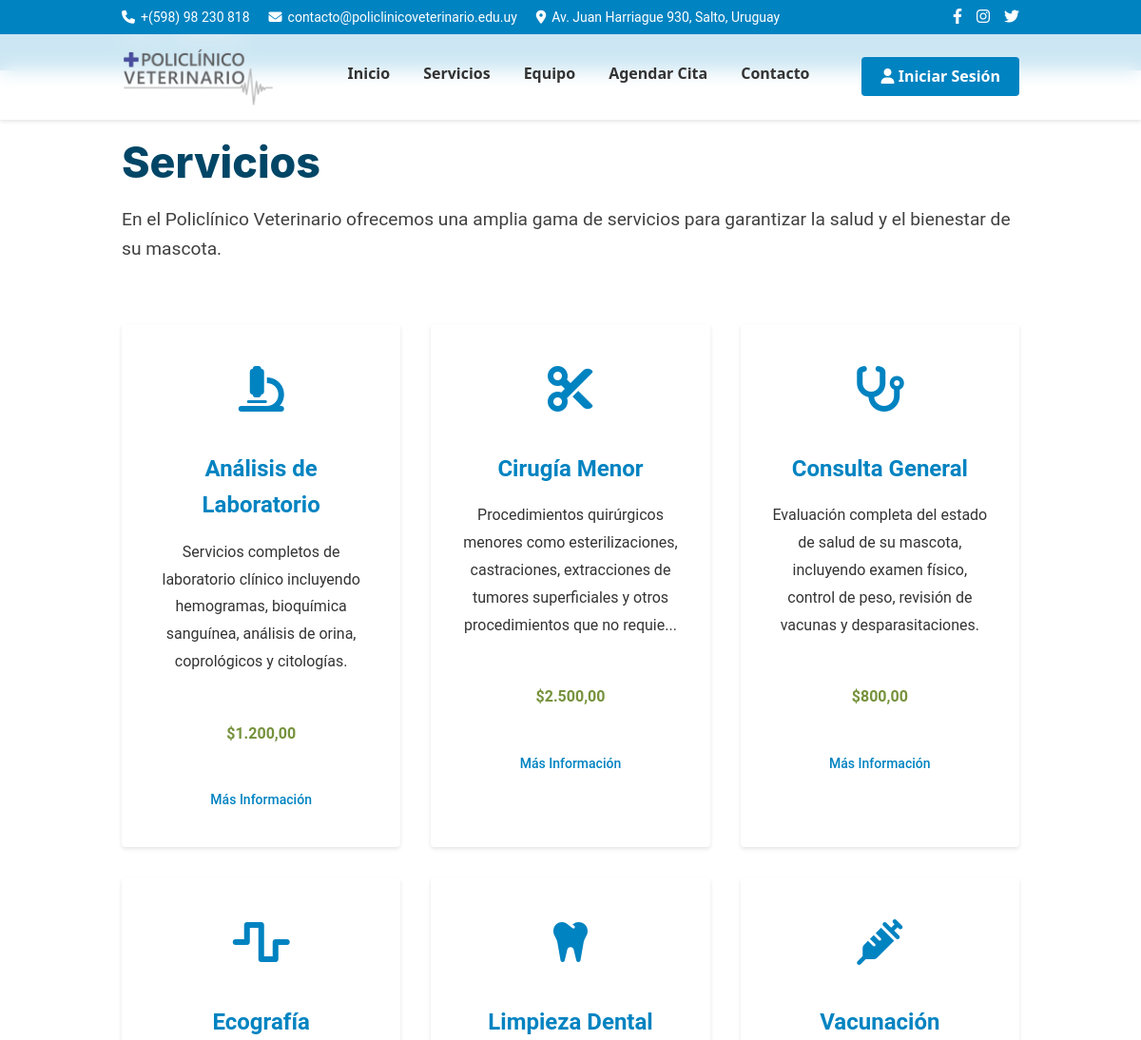
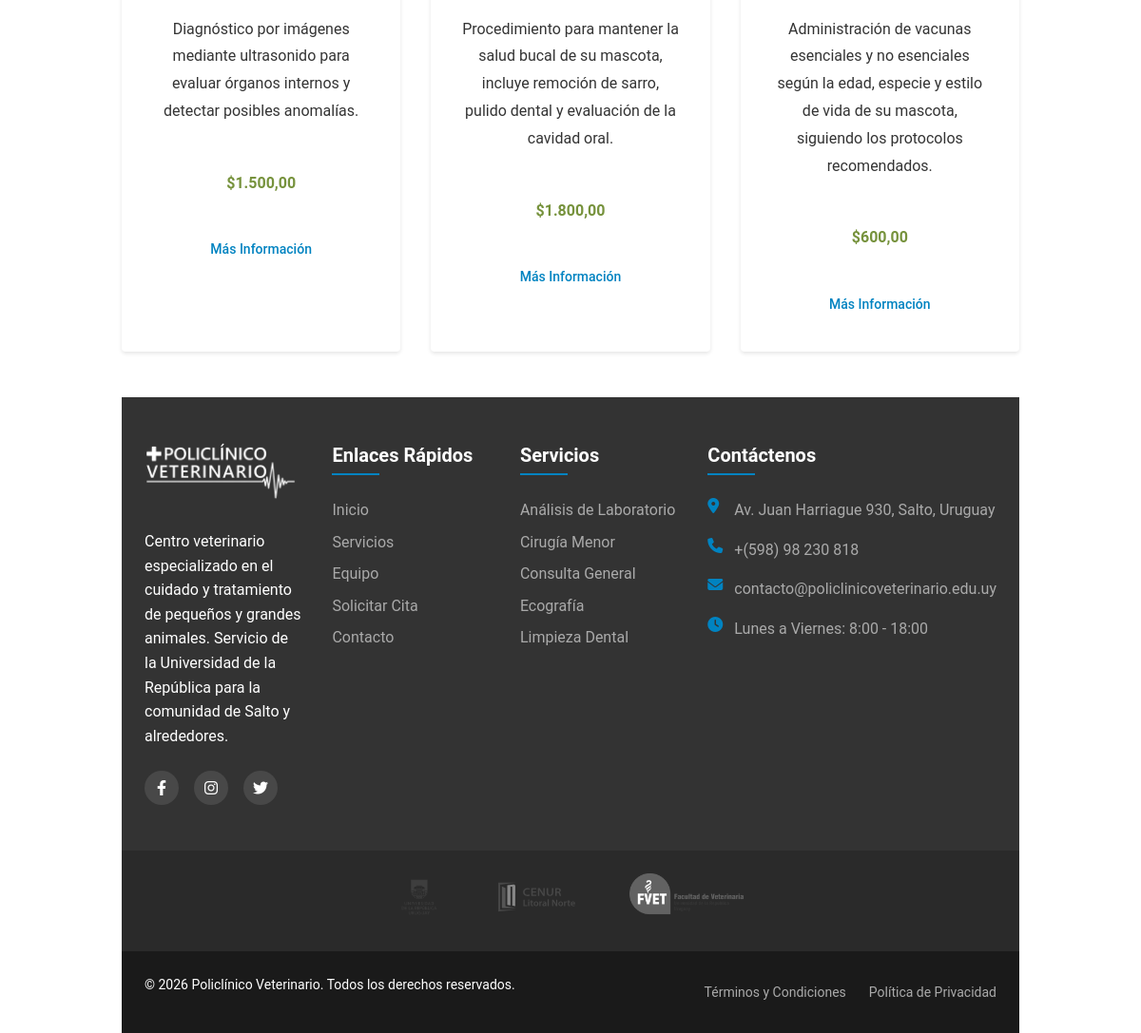
Page /servicios.php on the committed database (2 pictures, top to bottom).
### tables this page shows
CREATE TABLE `servicios` (
  `id` int(11) NOT NULL AUTO_INCREMENT,
  `nombre` varchar(100) NOT NULL,
  `descripcion` text DEFAULT NULL,
  `precio` decimal(10,2) DEFAULT NULL,
  `duracion` int(11) DEFAULT NULL COMMENT 'Duración en minutos',
  `icono` varchar(50) DEFAULT 'fa-stethoscope',
  `imagen` varchar(255) DEFAULT NULL,
  `activo` tinyint(1) NOT NULL DEFAULT 1,
  `fecha_creacion` datetime NOT NULL DEFAULT current_timestamp(),
  `fecha_actualizacion` datetime DEFAULT NULL ON UPDATE current_timestamp(),
  PRIMARY KEY (`id`)
);

### includes/functions.php (called while the page is built, shortened)
<?php
function truncarTexto($texto, $longitud = 100, $sufijo = '...') {
    if (strlen($texto) <= $longitud) {
        return $texto;
    }
    return substr($texto, 0, $longitud - strlen($sufijo)) . $sufijo;
}
function formatearPrecio($precio, $con_simbolo = true) {
    $precio_formateado = number_format($precio, 2, ',', '.');
    if ($con_simbolo) {
        return '$' . $precio_formateado;
    } else {
        return $precio_formateado;
    }
}
function obtenerServicios($conn) {
    try {
        $sql = "SELECT * FROM servicios WHERE activo = 1 ORDER BY nombre";
        $resultado = $conn->query($sql);
        $servicios = [];
        if ($resultado->num_rows > 0) {
            while ($servicio = $resultado->fetch_assoc()) {
                $servicios[] = $servicio;
            }
        }
        return $servicios;
    } catch (Exception $e) {
        registrarError("Error al obtener servicios: " . $e->getMessage());
        return [];
    }
}

### includes/config.php (called while the page is built, shortened)
<?php
$config = [
    'site_name' => 'Policlínico Veterinario',
    'site_description' => 'Centro de atención veterinaria de la Universidad de la República',
    'site_email' => 'contacto@policlinicoveterinario.edu.uy',
    'site_phone' => '+(598) 98 230 818',
    'site_address' => 'Av. Juan Harriague 930, Salto, Uruguay',
     'site_url' => 'http://localhost/policlinico',
    'social_facebook' => 'https://www.facebook.com/policlinicoveterinario',
    'social_instagram' => 'https://www.instagram.com/policlinicoveterinario',
    'social_twitter' => 'https://twitter.com/policlinicoveterinario',
    'db_host' => 'localhost',
    'db_name' => 'policlinico_veterinario',
    'db_user' => 'root',
    'db_pass' => '',
    'db_charset' => 'utf8mb4',
    'mail_host' => 'marbarbozapintos@gmail.com',
    'mail_port' => 587,
    'mail_username' => 'marbarbozapintos',
    'mail_password' => 'password',
    'mail_encryption' => 'tls',
    'mail_from_name' => 'Policlínico Veterinario',
    'items_per_page' => 10,
    'max_file_size' => 5 * 1024 * 1024,
    'allowed_extensions' => ['jpg', 'jpeg', 'png', 'pdf', 'doc', 'docx'],
    'horario_inicio' => 8,
    'horario_fin' => 18,
    'duracion_cita' => 30,
    'dias_laborables' => [1, 2, 3, 4, 5],
    'debug_mode' => true,
];
function config($key, $default = null) {
    global $config;
    return $config[$key] ?? $default;
}

### servicios.php (the view, shortened to what this page needs)
<?php
include 'includes/config.php';
include 'includes/functions.php';
$conn = conectarDB();
$servicio_detalle = null;
$servicios = obtenerServicios($conn);
?>
<!DOCTYPE html>
<html lang="es">
<head>
    <link rel="stylesheet" href="https://cdnjs.cloudflare.com/ajax/libs/font-awesome/6.4.0/css/all.min.css">
    <link rel="stylesheet" href="css/normalize.css">
    <link rel="stylesheet" href="css/styles.css">
</head>
<body>
    <?php include 'includes/header.php'; ?>
    <div class="breadcrumb">
        <div class="container">
            <ul>
                <li><a href="index.php">Inicio</a></li>
                <?php if ($servicio_detalle): ?>
                    <li><a href="servicios.php">Servicios</a></li>
                    <li><?php echo $servicio_detalle['nombre']; ?></li>
                <?php else: ?>
                    <li>Servicios</li>
                <?php endif; ?>
            </ul>
        </div>
    </div>
    <div class="container">
        <?php if ($servicio_detalle): ?>
            <section class="service-detail-section section-padding">
                <div class="service-detail">
                    <div class="service-image">
                        <?php
                        $imagen_src = 'assets/images/servicios/default.jpg';
                        switch (strtolower($servicio_detalle['nombre'])) {
                            case 'consulta general':
                                $imagen_src = 'assets/images/servicios/consulta.jpg';
                                break;
                            case 'vacunación':
                                $imagen_src = 'assets/images/servicios/vacunacion.jpg';
                                break;
                            case 'cirugía menor':
                                $imagen_src = 'assets/images/servicios/cirugia.jpg';
                                break;
                            case 'análisis de laboratorio':
                                $imagen_src = 'assets/images/servicios/laboratorio.jpg';
                                break;
                            case 'limpieza dental':
                                $imagen_src = 'assets/images/servicios/dental.jpg';
                                break;
                        }
                        ?>
                        <img src="<?php echo $imagen_src; ?>" alt="<?php echo $servicio_detalle['nombre']; ?>">
                    </div>
                    <div class="service-info">
                        <h1><?php echo $servicio_detalle['nombre']; ?></h1>
                        <div class="service-meta">
                            <?php if ($servicio_detalle['duracion']): ?>
                                <div class="service-meta-item">
                                    <i class="fas fa-clock"></i>
                                    <span>Duración aproximada: <?php echo $servicio_detalle['duracion']; ?> minutos</span>
                                </div>
                            <?php endif; ?>
                            <div class="service-meta-item">
                                <i class="fas fa-tag"></i>
                                <span>Servicio Veterinario</span>
                            </div>
                        </div>
                        <div class="service-description">
                            <?php echo nl2br($servicio_detalle['descripcion']); ?>
                        </div>
                        <?php if (!is_null($servicio_detalle['precio'])): ?>
                            <div class="service-price-detail">
                                <?php echo formatearPrecio($servicio_detalle['precio']); ?>
                            </div>
                        <?php endif; ?>
                        <div class="service-actions">
                            <a href="citas.php?servicio_id=<?php echo $servicio_detalle['id']; ?>" class="btn btn-primary">Solicitar Cita</a>
                            <a href="contacto.php" class="btn btn-outline">Consultar</a>
                        </div>
                    </div>
                </div>
                <div class="other-services">
                    <h2>Otros Servicios</h2>
                    <div class="services-grid">
                        <?php
                        $count = 0;
                        foreach ($servicios as $servicio):
                            if ($servicio['id'] != $servicio_detalle['id'] && $count < 3):
                                $count++;
                        ?>
                            <div class="service-card">
                                <div class="service-icon">
                                    <i class="fas <?php echo $servicio['icono']; ?>"></i>
                                </div>
                                <h3><?php echo $servicio['nombre']; ?></h3>
                                <p><?php echo truncarTexto($servicio['descripcion'], 120); ?></p>
                                <?php if (!is_null($servicio['precio'])): ?>
                                    <div class="service-price">
                                        <?php echo formatearPrecio($servicio['precio']); ?>
                                    </div>
                                <?php endif; ?>
                                <a href="servicios.php?id=<?php echo $servicio['id']; ?>" class="btn btn-sm">Más Información</a>
                            </div>
                        <?php
                            endif;
                        endforeach;
                        ?>
                    </div>
                </div>
            </section>
        <?php else: ?>
            <section class="services-section section-padding">
                <div class="section-header">
                    <h1>Servicios</h1>
                    <p>En el Policlínico Veterinario ofrecemos una amplia gama de servicios para garantizar la salud y el bienestar de su mascota.</p>
                </div>
                <?php if (empty($servicios)): ?>
                    <p class="empty-message">No hay servicios disponibles en este momento.</p>
                <?php else: ?>
                    <div class="services-grid">
                        <?php foreach ($servicios as $servicio): ?>
                            <div class="service-card" id="<?php echo strtolower(str_replace(' ', '-', $servicio['nombre'])); ?>">
                                <div class="service-icon">
                                    <i class="fas <?php echo $servicio['icono']; ?>"></i>
                                </div>
                                <h3><?php echo $servicio['nombre']; ?></h3>
                                <p><?php echo truncarTexto($servicio['descripcion'], 150); ?></p>
                                <?php if (!is_null($servicio['precio'])): ?>
                                    <div class="service-price">
                                        <?php echo formatearPrecio($servicio['precio']); ?>
                                    </div>
                                <?php endif; ?>
                                <a href="servicios.php?id=<?php echo $servicio['id']; ?>" class="btn btn-sm">Más Información</a>
                            </div>
        <?php endforeach; ?>
</div>
<?php endif; ?>
</section>
<?php endif; ?>
    <?php include 'includes/footer.php'; ?>
</body>
</html>

### includes/footer.php (shortened to what this page needs)
<footer class="site-footer">
    <div class="footer-main">
        <div class="container">
            <div class="footer-columns">
                <div class="footer-column">
                    <div class="footer-logo">
                        <img src="assets/logo.png" alt="<?php echo SITE_NAME; ?>">
                    </div>
                    <p>Centro veterinario especializado en el cuidado y tratamiento de pequeños y grandes animales. Servicio de la Universidad de la República para la comunidad de Salto y alrededores.</p>
                    <div class="footer-social">
                        <a href="<?php echo config('social_facebook'); ?>" target="_blank" rel="noopener noreferrer"><i class="fab fa-facebook-f"></i></a>
                        <a href="<?php echo config('social_instagram'); ?>" target="_blank" rel="noopener noreferrer"><i class="fab fa-instagram"></i></a>
                        <a href="<?php echo config('social_twitter'); ?>" target="_blank" rel="noopener noreferrer"><i class="fab fa-twitter"></i></a>
                    </div>
                </div>
                <div class="footer-column">
                    <h3>Enlaces Rápidos</h3>
                    <ul class="footer-links">
                        <li><a href="index.php">Inicio</a></li>
                        <li><a href="servicios.php">Servicios</a></li>
                        <li><a href="equipo.php">Equipo</a></li>
                        <li><a href="citas.php">Solicitar Cita</a></li>
                        <li><a href="contacto.php">Contacto</a></li>
                    </ul>
                </div>
                <div class="footer-column">
                    <h3>Servicios</h3>
                    <ul class="footer-links">
                        <?php
                        $conn = conectarDB();
                        $servicios = obtenerServicios($conn);
                        $count = 0;
                        foreach ($servicios as $servicio) {
                            if ($count < 5) {
                                echo '<li><a href="servicios.php?id=' . $servicio['id'] . '">' . $servicio['nombre'] . '</a></li>';
                                $count++;
                            }
                        }
                        ?>
                    </ul>
                </div>
                <div class="footer-column">
                    <h3>Contáctenos</h3>
                    <ul class="footer-contact">
                        <li>
                            <i class="fas fa-map-marker-alt"></i>
                            <span><?php echo config('site_address'); ?></span>
                        </li>
                        <li>
                            <i class="fas fa-phone"></i>
                            <span><?php echo config('site_phone'); ?></span>
                        </li>
                        <li>
                            <i class="fas fa-envelope"></i>
                            <span><?php echo config('site_email'); ?></span>
                        </li>
                        <li>
                            <i class="fas fa-clock"></i>
                            <span>Lunes a Viernes: 8:00 - 18:00</span>
                        </li>
                    </ul>
                </div>
            </div>
        </div>
    </div>
    <div class="footer-affiliations">
        <div class="container">
            <div class="affiliation-logos">
                <a href="https://udelar.edu.uy/portal" target="_blank" rel="noopener noreferrer">
                    <img src="assets/universidad-republica.png" alt="Universidad de la República">
                </a>
                <a href="https://www.litoralnorte.udelar.edu.uy" target="_blank" rel="noopener noreferrer">
                    <img src="assets/logos/cenur-litoral-norte.svg" alt="CENUR Litoral Norte">
                </a>
                <a href="https://www.fvet.edu.uy" target="_blank" rel="noopener noreferrer">
                    <img src="assets/logos/fvet.png" alt="Facultad de Veterinaria">
                </a>
            </div>
        </div>
    </div>
    <div class="footer-bottom">
        <div class="container">
            <div class="copyright">
                <p>&copy; <?php echo date('Y'); ?> <?php echo SITE_NAME; ?>. Todos los derechos reservados.</p>
            </div>
            <div class="footer-nav">
                <ul>
                    <li><a href="terminos.php">Términos y Condiciones</a></li>
                    <li><a href="privacidad.php">Política de Privacidad</a></li>
                </ul>
            </div>
        </div>
    </div>
</footer>

### rows in the picture
servicios: nombre "Análisis de Laboratorio", descripcion "Servicios completos de laboratorio clínico incluyendo hemogramas, bioquímica sanguínea, análisis de orina, coprológicos y citologías.", precio "$1.200,00"
servicios: nombre "Cirugía Menor", descripcion "Procedimientos quirúrgicos menores como esterilizaciones, castraciones, extracciones de tumores superficiales y otros procedimientos que no requie...", precio "$2.500,00"
servicios: nombre "Consulta General", descripcion "Evaluación completa del estado de salud de su mascota, incluyendo examen físico, control de peso, revisión de vacunas y desparasitaciones.", precio "$800,00"
servicios: nombre "Ecografía", descripcion "Diagnóstico por imágenes mediante ultrasonido para evaluar órganos internos y detectar posibles anomalías.", precio "$1.500,00"
servicios: nombre "Limpieza Dental", descripcion "Procedimiento para mantener la salud bucal de su mascota, incluye remoción de sarro, pulido dental y evaluación de la cavidad oral.", precio "$1.800,00"
servicios: nombre "Vacunación", descripcion "Administración de vacunas esenciales y no esenciales según la edad, especie y estilo de vida de su mascota, siguiendo los protocolos recomendados.", precio "$600,00"

### other values in the picture
config('site_phone') "+(598) 98 230 818"
config('site_email') "contacto@policlinicoveterinario.edu.uy"
config('site_address') "Av. Juan Harriague 930, Salto, Uruguay"
SITE_NAME "Policlínico Veterinario"
